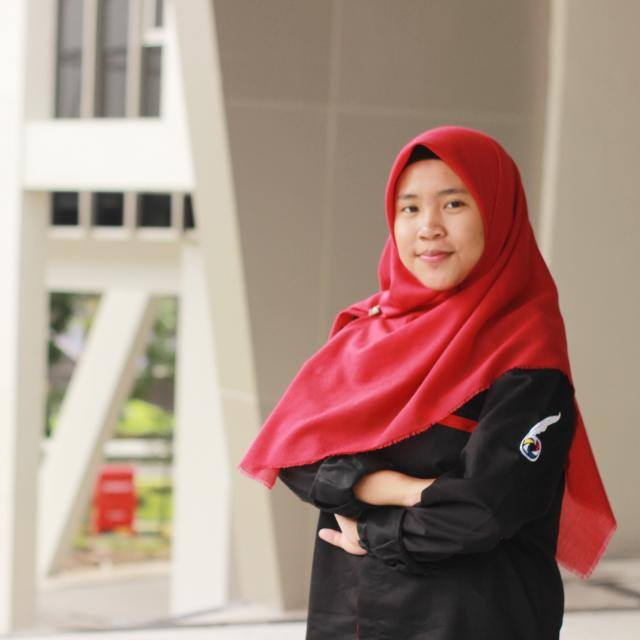
%> input picture pp.jpg, 640 x 640 px
$ octave invert.m   (GNU Octave 9; MATLAB toolbox functions it lacks are replaced by stand-ins)
%> lines starting %> are read from the running program, lines starting %| are printed output that depends on the picture
close all
clear all
clc

input_image=imread('pp.jpg');
%> input_image is the input picture: size 640x640x3 uint8; mean R, G, B 166.4, 138.6, 127.7

figure
subplot(1,3,1)
imshow(input_image)

subplot(1,3,2)
img_invert=255-input_image;
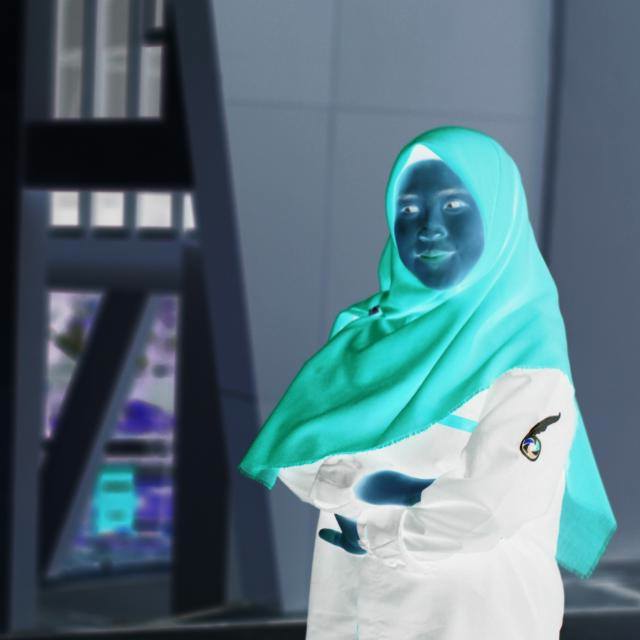
%> img_invert: size 640x640x3 uint8; mean R, G, B 88.6, 116.4, 127.3
imshow(img_invert);

subplot(1,3,3)
img_invert2=150-input_image;
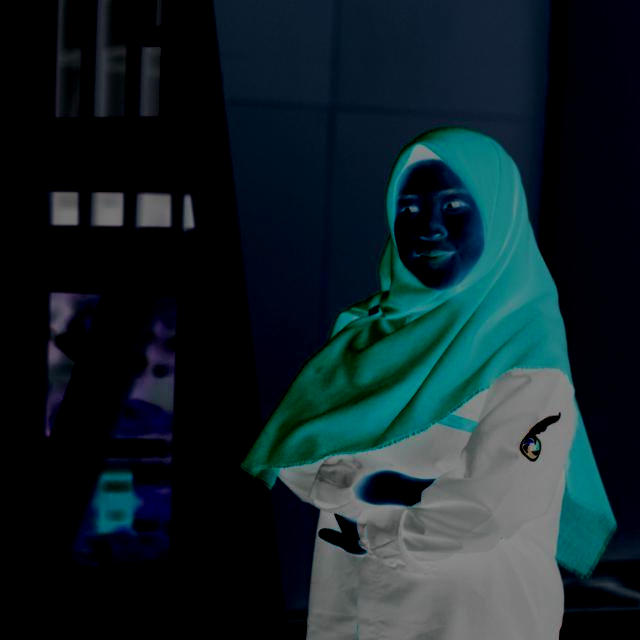
%> img_invert2: size 640x640x3 uint8; mean R, G, B 18.4, 34.7, 39.8
imshow(img_invert2);

$ run again, with images.jpg copied over pp.jpg
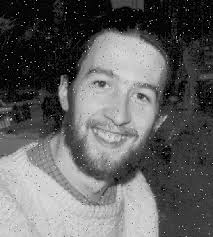
%> input picture images.jpg, 213 x 237 px
%> input_image is the input picture: size 237x213x3 uint8; min 0, max 241, mean 97.5
%> `img_invert=255-input_image;`:
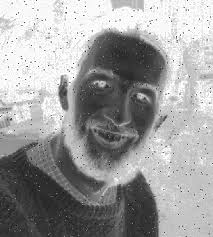
%> img_invert: size 237x213x3 uint8; min 14, max 255, mean 157.5
%> `img_invert2=150-input_image;`:
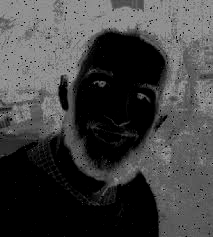
%> img_invert2: size 237x213x3 uint8; min 0, max 150, mean 65.7
